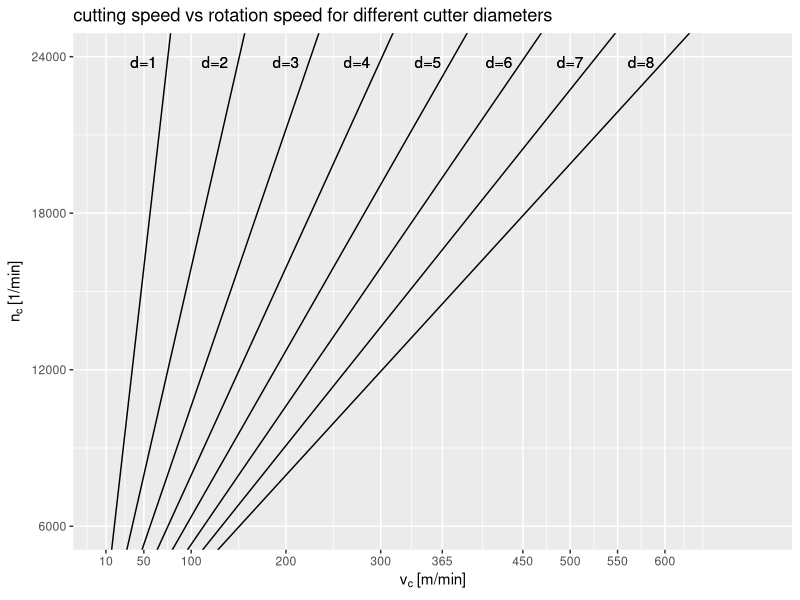
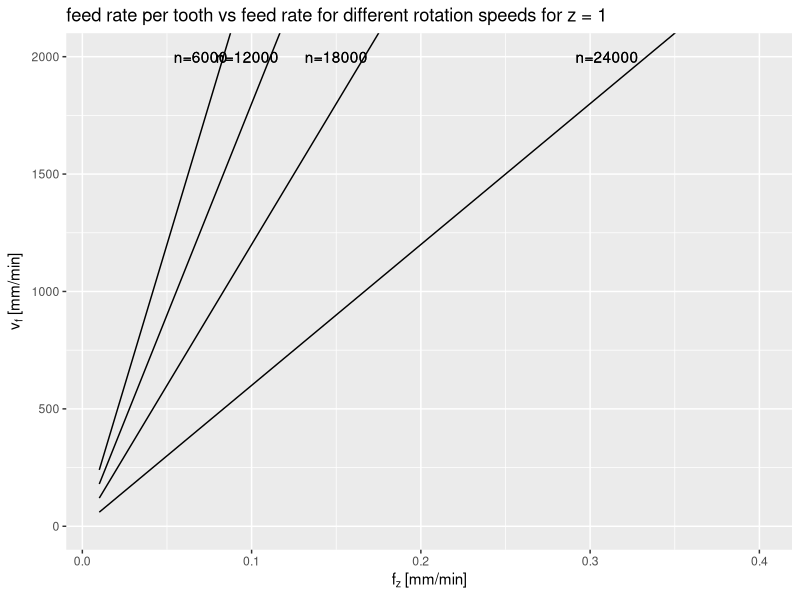

R code for these plots, in order:
library(ggplot2)

drehzahl <- function(v_c, d){
    n_c <- (v_c * 1000) / (pi * d)
    return(n_c)
}

vorschub <- function(n, f_z, z){
    v_f <- n * f_z * z
    return(v_f)
}


# Plot v_c vs n_c
p <- ggplot(data.frame(x = c(10, 700)), aes(x)) + 
    scale_y_continuous(breaks=c(6000,12000,18000,24000)) +
    scale_x_continuous(breaks=c(10,50,100,200,300,365,450,500,550,600)) + 
    xlab(expression(v[c]~"[m/min]")) + ylab(expression(n[c]~"[1/min]")) + 
    coord_cartesian(ylim = c(6000, 24000)) +
    labs(title=bquote("cutting speed vs rotation speed for different cutter diameters"))


jpeg('drehzahl.jpg', height = 500, width = 1000, units = 'px')
print(p + 
      stat_function(fun=drehzahl, args=list(d=1)) + 
      stat_function(fun=drehzahl, args=list(d=2)) + 
      stat_function(fun=drehzahl, args=list(d=3)) + 
      stat_function(fun=drehzahl, args=list(d=4)) + 
      stat_function(fun=drehzahl, args=list(d=5)) + 
      stat_function(fun=drehzahl, args=list(d=6)) + 
      stat_function(fun=drehzahl, args=list(d=7)) + 
      stat_function(fun=drehzahl, args=list(d=8)) +
      geom_text(x=50, y=23800, label='d=1') +
      geom_text(x=125, y=23800, label='d=2') +
      geom_text(x=200, y=23800, label='d=3') +
      geom_text(x=275, y=23800, label='d=4') +
      geom_text(x=350, y=23800, label='d=5') +
      geom_text(x=425, y=23800, label='d=6') +
      geom_text(x=500, y=23800, label='d=7') +
      geom_text(x=575, y=23800, label='d=8')
  )
dev.off()


# Plot f_z vs v_f for z = 1
p <- ggplot(data.frame(x = c(0.01, 0.4)), aes(x)) + 
    xlab(expression(f[z]~"[mm/min]")) + ylab(expression(v[f]~"[mm/min]")) + 
    coord_cartesian(ylim = c(0, 2000), xlim=c(0.01, 0.4)) +
    labs(title=bquote("feed rate per tooth vs feed rate for different rotation speeds for z = 1"))


jpeg('vorschub.jpg', height = 500, width = 1000, units = 'px')
print(p + 
      stat_function(fun=vorschub, args=list(z=1,n=6000)) + 
      stat_function(fun=vorschub, args=list(z=1,n=12000)) + 
      stat_function(fun=vorschub, args=list(z=1,n=18000)) + 
      stat_function(fun=vorschub, args=list(z=1,n=24000)) +
      geom_text(x=0.07, y=2000, label='n=6000') +
      geom_text(x=0.0975, y=2000, label='n=12000') +
      geom_text(x=0.15, y=2000, label='n=18000') +
      geom_text(x=0.31, y=2000, label='n=24000')
  )
dev.off()
